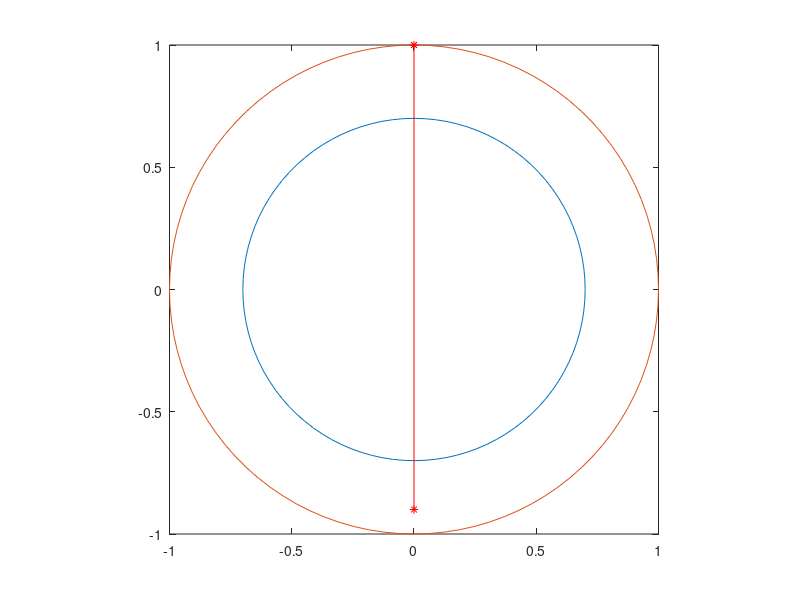

Here is the MATLAB script that generated this plot: (Note: this script raises an error after producing the figure.)
% get_dist.m
% script of electrog
% 20051105
% computes distance between two ponts while traveling through an annulus
clear

a=0.7;% inner circle
b=1;% outer circle
% plot annulus
for i=1:101,
    phi=(i-1)/100*2*pi;
    ya(i)=a*sin(phi);
    yb(i)=b*sin(phi);
    xa(i)=a*cos(phi);
    xb(i)=b*cos(phi);
end
clf
plot(xa,ya)
hold on
plot(xb,yb)
axis square

pnt1=[0 1   0];

if norm(pnt1)<a | norm(pnt1)>b, 'invalid data', stop, end

pnt2=[0 -.9  0];
if norm(pnt2) < a | norm(pnt2) > b, 'invalid data', stop,end

plot(pnt1(1),pnt1(2),'r*');
plot(pnt2(1),pnt2(2),'r*');
line([pnt1(1) pnt2(1)],[pnt1(2) pnt2(2)],'col','r')

% test if line intersects inner circle
dist=dis2line([0 0 0],pnt1,pnt2);

if dist<a,
    'line intersects inner circle' 
    % find points of contact of the tangents drawn to the inner circle;
    % first from pnt1
    
    if abs(pnt1(2))>=abs(pnt1(1)),
       argroot=max(0,(2*a^2*pnt1(1))^2 - 4 * (pnt1*pnt1') * a^2*(a^2-pnt1(2)^2));
       r11(1)=(2*a^2*pnt1(1)+sqrt(argroot))/(2*pnt1*pnt1');
       r11(2)=(a^2-r11(1)*pnt1(1))/pnt1(2);
       r12(1)=(2*a^2*pnt1(1)-sqrt((2*a^2*pnt1(1))^2 - 4 * (pnt1*pnt1') * a^2*(a^2-pnt1(2)^2)  ))/(2*pnt1*pnt1');
       r12(2)=(a^2-r12(1)*pnt1(1))/pnt1(2);
    else
       argroot=max(0,(2*a^2*pnt1(2))^2 - 4 * (pnt1*pnt1') * a^2*(a^2-pnt1(1)^2));
       r11(2)=(2*a^2*pnt1(2)+sqrt(argroot))/(2*pnt1*pnt1');
       r11(1)=(a^2-r11(2)*pnt1(2))/pnt1(1);
       r12(2)=(2*a^2*pnt1(2)-sqrt((2*a^2*pnt1(2))^2 - 4 * (pnt1*pnt1') * a^2*(a^2-pnt1(1)^2)  ))/(2*pnt1*pnt1');
       r12(1)=(a^2-r12(2)*pnt1(2))/pnt1(1);
   end
   
    P=[r11;r12]
    p1=[P(1,1:2) 0];
    p2=[P(2,1:2) 0];
    c1=cross(pnt1-p1,pnt2-p1);
    c2=cross(pnt1-p2,pnt2-p2);
    if abs(c2(3))<abs(c1(3)), p1=p2; end 
        plot(p1(1),p1(2),'g*')
        plot([pnt1(1) p1(1)],[pnt1(2) p1(2)],'g')  
        
    % then from pnt2
    if abs(pnt2(2))>=abs(pnt2(1)),
       argroot=max(0,(2*a^2*pnt2(1))^2 - 4 * (pnt2*pnt2') * a^2*(a^2-pnt2(2)^2))
       r11(1)=(2*a^2*pnt2(1)+sqrt(argroot ))/(2*pnt2*pnt2');
       r11(2)=(a^2-r11(1)*pnt2(1))/pnt2(2);
       r12(1)=(2*a^2*pnt2(1)-sqrt((2*a^2*pnt2(1))^2 - 4 * (pnt2*pnt2') * a^2*(a^2-pnt2(2)^2)  ))/(2*pnt2*pnt2');
       r12(2)=(a^2-r12(1)*pnt2(1))/pnt2(2);
   else,
       argroot=max(0,(2*a^2*pnt2(2))^2 - 4 * (pnt2*pnt2') * a^2*(a^2-pnt2(1)^2))
       r11(2)=(2*a^2*pnt2(2)+sqrt(argroot ))/(2*pnt2*pnt2');
       r11(1)=(a^2-r11(2)*pnt2(2))/pnt2(1);
       r12(2)=(2*a^2*pnt2(2)-sqrt((2*a^2*pnt2(2))^2 - 4 * (pnt2*pnt2') * a^2*(a^2-pnt2(1)^2)  ))/(2*pnt2*pnt2');
       r12(1)=(a^2-r12(2)*pnt2(2))/pnt2(1);
   end
    
    P=[r11; r12;];
    
    q1=[P(1,1:2) 0];
    q2=[P(2,1:2) 0];
    c1=cross(pnt2-q1,pnt1-q1);
    c2=cross(pnt2-q2,pnt1-q2);
    if abs(c2(3))<abs(c1(3)), q1=q2; end 
        plot(q1(1),q1(2),'g*')
        plot([pnt2(1) q1(1)],[pnt2(2) q1(2)],'g')  
    angle=acos(p1*q1'/a^2)
    distance=norm3d(pnt1-p1)+norm3d(pnt2-q1)+angle*a
        dist=norm3d(pnt1-pnt2)
    else,
        distance=norm3d(pnt1-pnt2)
end
